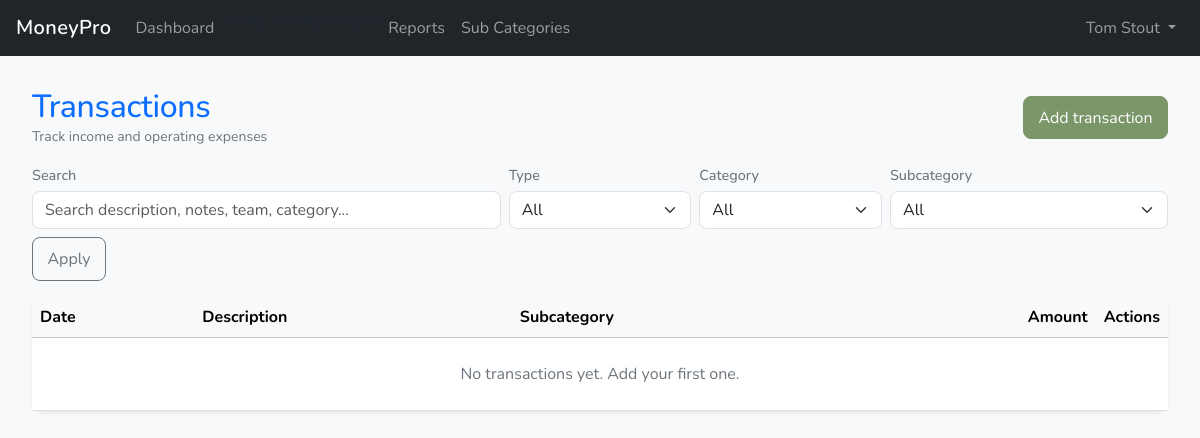
The app's page /transactions/ (signed in), older data.
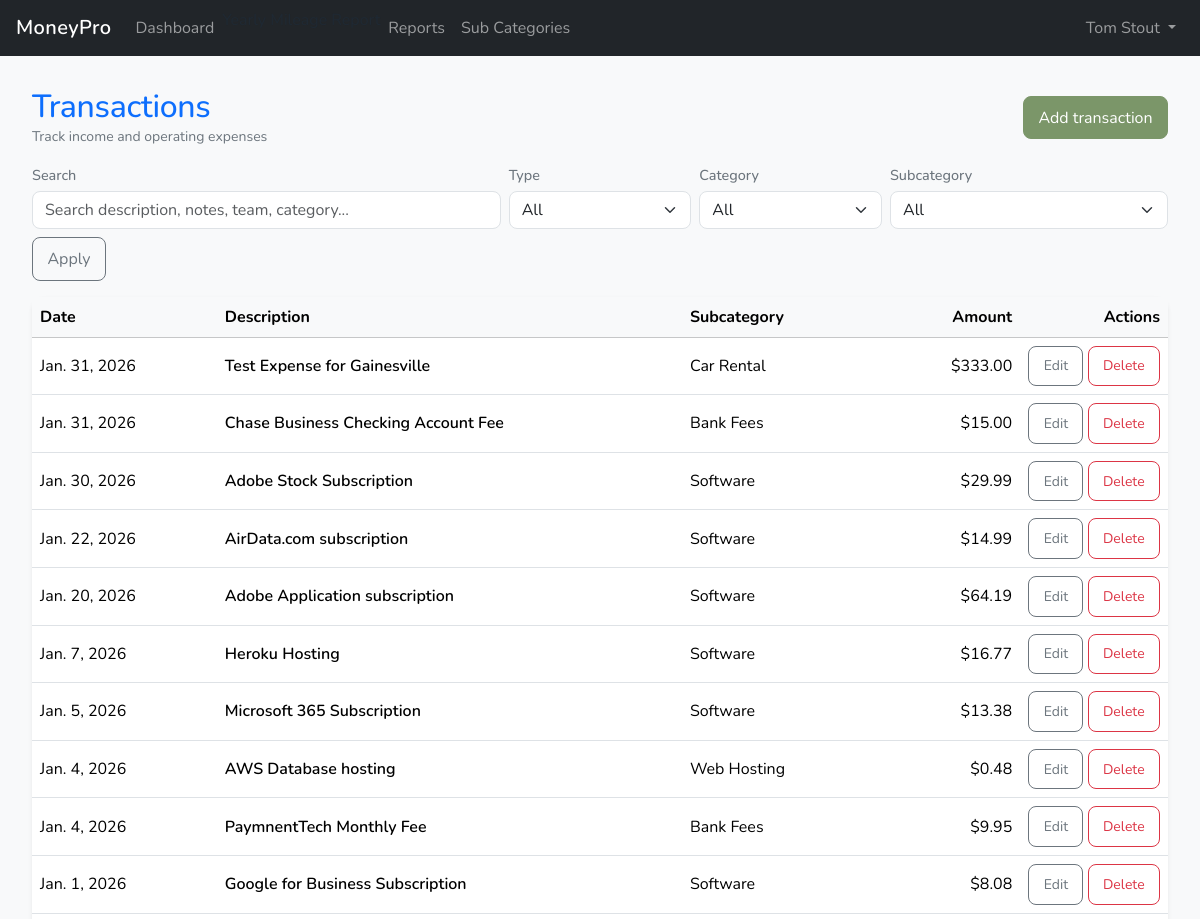
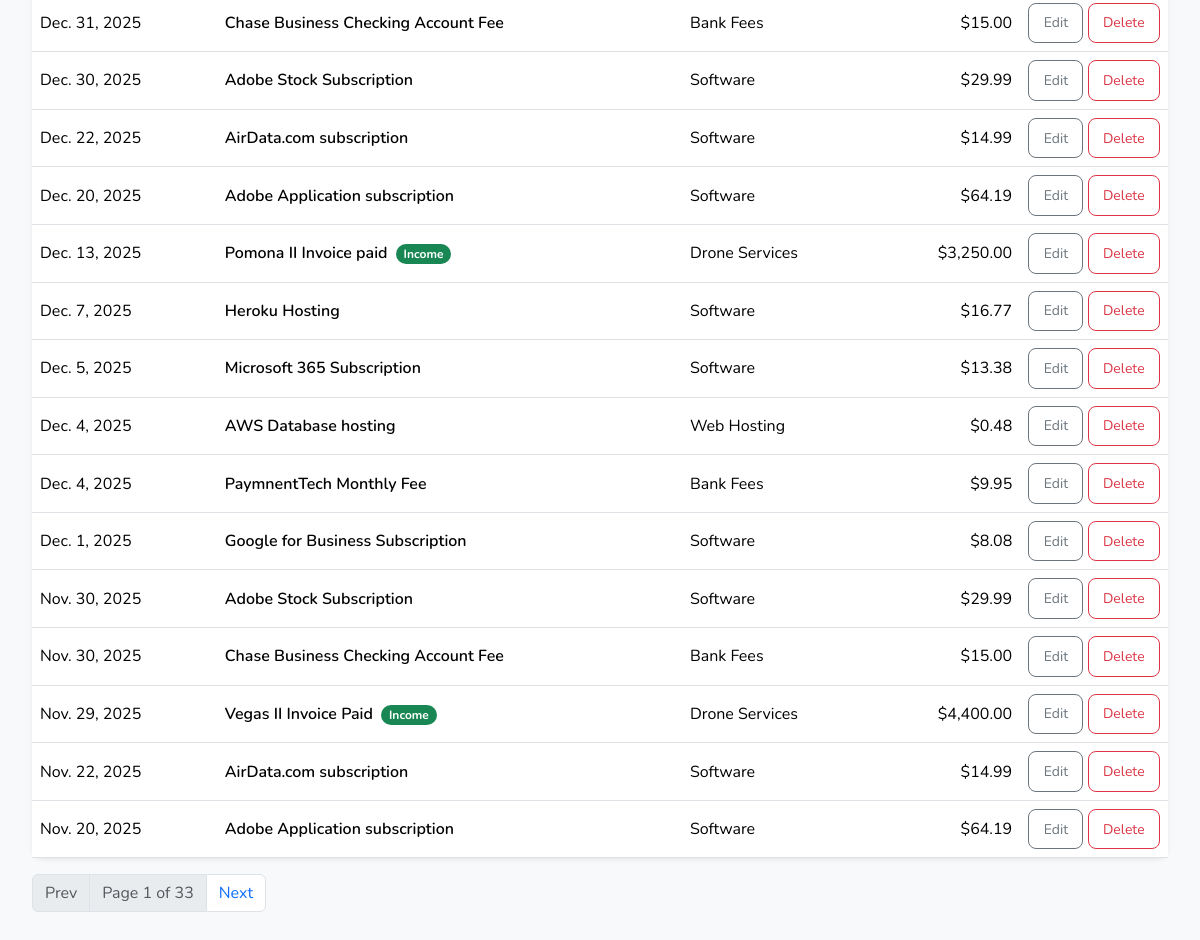
The same page, newer data (2 pictures, top to bottom).
### ledger/models.py (models this page shows, shortened)
class Transaction(BusinessOwnedModelMixin):
    TRANSPORT_CHOICES = [
        ("", "—"),
        ("personal_vehicle", "Personal vehicle"),
        ("rental_car", "Rental car"),
        ("business_vehicle", "Business vehicle"),
    ]
    class TransactionType(models.TextChoices):
        INCOME = "income", "Income"
        EXPENSE = "expense", "Expense"
    date              = models.DateField(default=timezone.now)
    amount            = models.DecimalField(max_digits=12, decimal_places=2, default=Decimal("0.00"))
    description       = models.CharField(max_length=255)
    subcategory       = models.ForeignKey(SubCategory, on_delete=models.PROTECT, related_name="transactions")
    category          = models.ForeignKey(Category, on_delete=models.PROTECT, related_name="transactions", editable=False)
    trans_type        = models.CharField(max_length=10, choices=TransactionType.choices, editable=False)
    is_refund         = models.BooleanField(default=False)
    payee             = models.ForeignKey(Payee, on_delete=models.PROTECT, related_name="transactions", null=True, blank=True)
    team              = models.ForeignKey(Team, on_delete=models.PROTECT, related_name="transactions", null=True, blank=True)
    job               = models.ForeignKey(Job, on_delete=models.PROTECT, related_name="transactions", null=True, blank=True)
    invoice_number    = models.CharField(max_length=25, blank=True)
    transport_type    = models.CharField(max_length=20, choices=TRANSPORT_CHOICES, blank=True, default="")
    vehicle           = models.ForeignKey("vehicles.Vehicle", on_delete=models.PROTECT, related_name="transactions", null=True, blank=True,)
    notes             = models.TextField(blank=True)
    created_at        = models.DateTimeField(auto_now_add=True)
    updated_at        = models.DateTimeField(auto_now=True)
    class Meta:
        ordering = ["-date", "-id"]

class SubCategory(BusinessOwnedModelMixin):
    class DeductionRule(models.TextChoices):
        FULL = "full", "100% deductible"
        MEALS_50 = "meals_50", "Meals (50%)"
        NONDEDUCTIBLE = "nondeductible", "Not deductible"
    class PayeeRole(models.TextChoices):
        ANY = "any", "Any"
        VENDOR = "vendor", "Vendor"
        CONTRACTOR = "contractor", "Contractor"
        CUSTOMER = "customer", "Customer"
    category                   = models.ForeignKey(Category, on_delete=models.PROTECT, related_name="subcategories")
    name                       = models.CharField(max_length=80)
    slug                       = models.SlugField(max_length=140, blank=True, null=True)
    is_active                  = models.BooleanField(default=True)
    sort_order                 = models.PositiveIntegerField(default=0)
    book_enabled               = models.BooleanField(default=True)
    tax_enabled                = models.BooleanField(default=True)
    schedule_c_line            = models.CharField(max_length=30, choices=Category.ScheduleCLine.choices, blank=True, default="", help_text="Optional override. If blank, reports may use Category.schedule_c_line.",)
    deduction_rule             = models.CharField(max_length=20, choices=DeductionRule.choices, default=DeductionRule.FULL,)
    is_1099_reportable_default = models.BooleanField(default=False)
    is_capitalizable           = models.BooleanField(default=False)
    requires_payee             = models.BooleanField(default=False)
    payee_role                 = models.CharField(max_length=15, choices=PayeeRole.choices, default=PayeeRole.ANY)
    requires_transport         = models.BooleanField(default=False)
    requires_vehicle           = models.BooleanField(default=False)
    class Meta:
        ordering = ["name"]
        constraints = [
            models.UniqueConstraint(
                fields=["business", "category", "name"],
                name="uniq_subcategory_business_cat_name",
            ),
            models.UniqueConstraint(
                fields=["business", "slug"],
                condition=Q(slug__isnull=False) & ~Q(slug=""),
                name="uniq_subcategory_business_slug_nonblank",
            ),
        ]

### ledger/views.py (the view, shortened to what this page needs)
# urls.py: path("transactions/", TransactionListView.as_view(), name="transaction_list"),
class TransactionListView(LoginRequiredMixin, ListView):
    model = Transaction
    template_name = "ledger/transactions/transaction_list.html"
    context_object_name = "transactions"
    paginate_by = 25
    def get_queryset(self):
        qs = (
            Transaction.objects.filter(business=self.request.business)
            .select_related("category", "subcategory", "team", "payee", "job", "vehicle")
            .order_by("-date", "-id")
        )
        q = (self.request.GET.get("q") or "").strip()
        ttype = (self.request.GET.get("type") or "").strip()  # income|expense
        cat = (self.request.GET.get("category") or "").strip()
        subcat = (self.request.GET.get("subcategory") or "").strip()
        if ttype in ("income", "expense"):
            qs = qs.filter(trans_type=ttype)
        return qs
    def get_context_data(self, **kwargs):
        ctx = super().get_context_data(**kwargs)
        ctx["q"] = (self.request.GET.get("q") or "").strip()
        ctx["type"] = (self.request.GET.get("type") or "").strip()
        ctx["category"] = (self.request.GET.get("category") or "").strip()
        ctx["subcategory"] = (self.request.GET.get("subcategory") or "").strip()
        ctx["categories"] = Category.objects.filter(business=self.request.business, is_active=True).order_by("name")
        ctx["subcategories"] = SubCategory.objects.filter(business=self.request.business, is_active=True).order_by("name")
        params = self.request.GET.copy()
        params.pop("page", None)
        ctx["qs"] = params.urlencode()
        return ctx

### ledger/templates/ledger/transactions/transaction_list.html (shortened to what this page needs)
{% extends "index.html" %}
{% load humanize %}
{% block content %}
<div class="container-fluid px-2 px-md-3 py-3">
  <div class="d-flex flex-column flex-md-row justify-content-between align-items-md-center gap-2 mb-3">
    <div>
      <h1 class="h2 mb-0 text-primary">Transactions</h1>
      <div class="text-muted small">Track income and operating expenses</div>
    </div>
    <div class="d-grid d-md-flex gap-2">
      <a class="btn btn-primary" href="{% url 'ledger:transaction_create' %}">Add transaction</a>
    </div>
  </div>
    <form method="get" class="mb-3">
    <div class="row g-2 align-items-end">
      <div class="col-12 col-md-5">
        <label class="form-label small text-muted mb-1">Search</label>
        <input class="form-control" name="q" value="{{ q }}" placeholder="Search description, notes, team, category...">
      </div>
      <div class="col-6 col-md-2">
        <label class="form-label small text-muted mb-1">Type</label>
        <select class="form-select" name="type">
          <option value="">All</option>
        </select>
      </div>
      <div class="col-6 col-md-2">
        <label class="form-label small text-muted mb-1">Category</label>
        <select class="form-select" name="category">
          <option value="">All</option>
        </select>
      </div>
      <div class="col-12 col-md-3">
        <label class="form-label small text-muted mb-1">Subcategory</label>
        <select class="form-select" name="subcategory">
          <option value="">All</option>
        </select>
      </div>
      <div class="col-12">
        <div class="d-grid d-md-flex gap-2">
          <button class="btn btn-outline-secondary" type="submit">Apply</button>
        </div>
      </div>
    </div>
  </form>
  <div class="card shadow-sm">
    <div class="table-responsive">
      <table class="table table-hover align-middle mb-0">
        <thead class="table-light">
          <tr>
            <th>Date</th>
            <th>Description</th>
            <th class="d-none d-md-table-cell">Subcategory</th>
            <th class="text-end">Amount</th>
            <th class="text-end" style="width: 1%;">Actions</th>
          </tr>
        </thead>
        <tbody>
          {% for t in transactions %}
            <tr>
              <td class="text-nowrap">{{ t.date }}</td>
              <td>
                <div class="fw-semibold">
                  {{ t.description }}
                  {% if t.trans_type == "income" %}
                    <span class="badge rounded-pill text-bg-success ms-1">Income</span>
                  {% endif %}
                </div>
              </td>
              <td class="d-none d-md-table-cell">{{ t.subcategory.name }}</td>
              <td class="text-end">{% if t.is_refund %}-{% endif %}${{ t.amount|floatformat:2|intcomma }}</td>
              <td class="text-end text-nowrap">
                <a class="btn btn-sm btn-outline-secondary" href="{% url 'ledger:transaction_update' t.pk %}">Edit</a>
                <a class="btn btn-sm btn-outline-danger" href="{% url 'ledger:transaction_delete' t.pk %}">Delete</a>
              </td>
            </tr>
          {% empty %}
            <tr>
              <td colspan="5" class="p-4 text-center text-muted">
                No transactions yet. Add your first one.
              </td>
            </tr>
          {% endfor %}
        </tbody>
      </table>
    </div>
  </div>
  {% if is_paginated %}
    <nav class="mt-3">
      <ul class="pagination">
        {% if page_obj.has_previous %}
          <li class="page-item"><a class="page-link" href="?page={{ page_obj.previous_page_number }}{% if qs %}&{{ qs }}{% endif %}">Prev</a></li>
        {% else %}
          <li class="page-item disabled"><span class="page-link">Prev</span></li>
        {% endif %}
        <li class="page-item disabled"><span class="page-link">
          Page {{ page_obj.number }} of {{ page_obj.paginator.num_pages }}
        </span></li>
        {% if page_obj.has_next %}
          <li class="page-item"><a class="page-link" href="?page={{ page_obj.next_page_number }}{% if qs %}&{{ qs }}{% endif %}">Next</a></li>
        {% else %}
          <li class="page-item disabled"><span class="page-link">Next</span></li>
        {% endif %}
      </ul>
    </nav>
  {% endif %}
</div>
{% endblock %}

### templates/index.html (shortened to what this page needs)
{% load static %}
<!DOCTYPE html>
<html lang="en">
<head>
  <link
    href="https://cdn.jsdelivr.net/npm/bootstrap@5.3.3/dist/css/bootstrap.min.css"
    rel="stylesheet"
>
  <link rel="stylesheet" href="{% static 'css/main.css' %}">
</head>
<body class="bg-light">
  {% include "partials/navbar.html" %}
  <main class="container-fluid px-2 px-md-3 py-3">
    {% block content %}{% endblock %}
  </main>
</body>
</html>

### templates/partials/navbar.html (shortened to what this page needs)
{% load static %}
<nav class="navbar navbar-expand-lg navbar-dark bg-dark">
  <div class="container-fluid px-2 px-md-3">
    <a class="navbar-brand fw-semibold" href="/">MoneyPro</a>
    <div class="collapse navbar-collapse" id="mainNavbar">
      <ul class="navbar-nav me-auto mb-2 mb-lg-0">
        {% if user.is_authenticated %}
          {% with current_url_name=request.resolver_match.url_name current_ns=request.resolver_match.namespace %}
            <li class="nav-item">
              <a class="nav-link {% if current_ns == 'dashboard' and current_url_name == 'home' %}active{% endif %}"
                 href="{% url 'dashboard:home' %}">
                Dashboard
              </a>
            </li>
          {% endwith %}
        {% endif %}
        <li>
          <a class="dropdown-item" href="{% url 'vehicles:yearly_mileage_report' %}">Yearly Mileage Report</a>
        </li>
        <li>
          <a class="nav-link" href="{% url 'reports:home' %}">Reports</a>
        </li>
                <li>
          <a class="nav-link" href="{% url 'ledger:subcategory_list' %}">Sub Categories</a>
        </li>
      </ul>
      <ul class="navbar-nav ms-auto mb-2 mb-lg-0">
        {% if user.is_authenticated %}
          <li class="nav-item dropdown">
            <a class="nav-link dropdown-toggle" href="#"
               id="userMenu" role="button"
               data-bs-toggle="dropdown" aria-expanded="false">
              {{ user.get_full_name|default:user.email|default:user.get_username }}
            </a>
          </li>
        {% else %}
          <li class="nav-item">
            <a class="nav-link" href="{% url 'account_login' %}">Sign in</a>
          </li>
        {% endif %}
      </ul>
    </div>
  </div>
</nav>

### static/css/main.css (style rules this page uses)
:root { --color-primary: #7B9669; --color-secondary: #2C4C5C; --color-success: #3C9EA4; --color-danger: #D6794D; --color-warning: #DDB05E; --color-info: #BAC8B1; --color-bg: #f8f9fa; --color-surface: #ffffff; --color-text: #1f2933; --color-muted: #6c757d; --radius-sm: 0.375rem; --radius-md: 0.5rem; --radius-lg: 0.75rem; --shadow-sm: 0 1px 2px rgba(0,0,0,.05); --shadow-md: 0 4px 10px rgba(0,0,0,.08); }
body { font-family: "Nunito", -apple-system, BlinkMacSystemFont, "Segoe UI", Roboto, Helvetica, Arial, sans-serif; font-optical-sizing: auto; font-weight: 400; font-style: normal; background-color: var(--color-bg); color: var(--color-text); -webkit-font-smoothing: antialiased; -moz-osx-font-smoothing: grayscale; }
h1, h2, h3, h4, h5, h6 { font-weight: 600; letter-spacing: -0.01em; color: var(--color-text); }
h1 { font-size: 1.5rem; }
a { color: var(--color-primary); text-decoration: none; }
.btn-primary { --bs-btn-bg: var(--color-primary); --bs-btn-border-color: var(--color-primary); --bs-btn-hover-bg: color-mix(in srgb, var(--color-primary), #000 10%); --bs-btn-hover-border-color: color-mix(in srgb, var(--color-primary), #000 10%); }
.btn { padding: 0.55rem 0.9rem; border-radius: var(--radius-md); }
.card { border-radius: var(--radius-lg); border: none; box-shadow: var(--shadow-sm); }
.form-control, .form-select { border-radius: var(--radius-md); }
.form-label { font-weight: 500; font-size: 0.9rem; }
.navbar-brand { font-weight: 700; letter-spacing: 0.02em; }
.text-muted { color: var(--color-muted) !important; }
@media (min-width: 768px) { h1 { font-size: 1.75rem; } }

Row changes from the older to the newer data that the page shows:
added Transaction: date "Jan. 31, 2026", description "Test Expense for Gainesville", subcategory.name "Car Rental", amount "333.00"
added Transaction: date "Jan. 31, 2026", description "Chase Business Checking Account Fee", subcategory.name "Bank Fees", amount "15.00"
added Transaction: date "Jan. 30, 2026", description "Adobe Stock Subscription", subcategory.name "Software", amount "29.99"
added Transaction: date "Jan. 22, 2026", description "AirData.com subscription", subcategory.name "Software", amount "14.99"
added Transaction: date "Jan. 20, 2026", description "Adobe Application subscription", subcategory.name "Software", amount "64.19"
added Transaction: date "Jan. 7, 2026", description "Heroku Hosting", subcategory.name "Software", amount "16.77"
added Transaction: date "Jan. 5, 2026", description "Microsoft 365 Subscription", subcategory.name "Software", amount "13.38"
added Transaction: date "Jan. 4, 2026", description "AWS Database hosting", subcategory.name "Web Hosting", amount "0.48"
added Transaction: date "Jan. 4, 2026", description "PaymnentTech Monthly Fee", subcategory.name "Bank Fees", amount "9.95"
added Transaction: date "Jan. 1, 2026", description "Google for Business Subscription", subcategory.name "Software", amount "8.08"
added Transaction: date "Dec. 31, 2025", description "Chase Business Checking Account Fee", subcategory.name "Bank Fees", amount "15.00"
added Transaction: date "Dec. 30, 2025", description "Adobe Stock Subscription", subcategory.name "Software", amount "29.99"
added Transaction: date "Dec. 22, 2025", description "AirData.com subscription", subcategory.name "Software", amount "14.99"
added Transaction: date "Dec. 20, 2025", description "Adobe Application subscription", subcategory.name "Software", amount "64.19"
added Transaction: date "Dec. 13, 2025", description "Pomona II Invoice paid", trans_type "Income", subcategory.name "Drone Services", amount "3,250.00"
added Transaction: date "Dec. 7, 2025", description "Heroku Hosting", subcategory.name "Software", amount "16.77"
added Transaction: date "Dec. 5, 2025", description "Microsoft 365 Subscription", subcategory.name "Software", amount "13.38"
added Transaction: date "Dec. 4, 2025", description "AWS Database hosting", subcategory.name "Web Hosting", amount "0.48"
added Transaction: date "Dec. 4, 2025", description "PaymnentTech Monthly Fee", subcategory.name "Bank Fees", amount "9.95"
added Transaction: date "Dec. 1, 2025", description "Google for Business Subscription", subcategory.name "Software", amount "8.08"
added Transaction: date "Nov. 30, 2025", description "Adobe Stock Subscription", subcategory.name "Software", amount "29.99"
added Transaction: date "Nov. 30, 2025", description "Chase Business Checking Account Fee", subcategory.name "Bank Fees", amount "15.00"
added Transaction: date "Nov. 29, 2025", description "Vegas II Invoice Paid", trans_type "Income", subcategory.name "Drone Services", amount "4,400.00"
added Transaction: date "Nov. 22, 2025", description "AirData.com subscription", subcategory.name "Software", amount "14.99"
added Transaction: date "Nov. 20, 2025", description "Adobe Application subscription", subcategory.name "Software", amount "64.19"
Text that changed along with them:
{{ page_obj.number }}: (not shown) → "1"
{{ page_obj.paginator.num_pages }}: (not shown) → "33"
text no longer shown: "No transactions yet. Add your first one."
text now shown: "Prev Page of Next"
